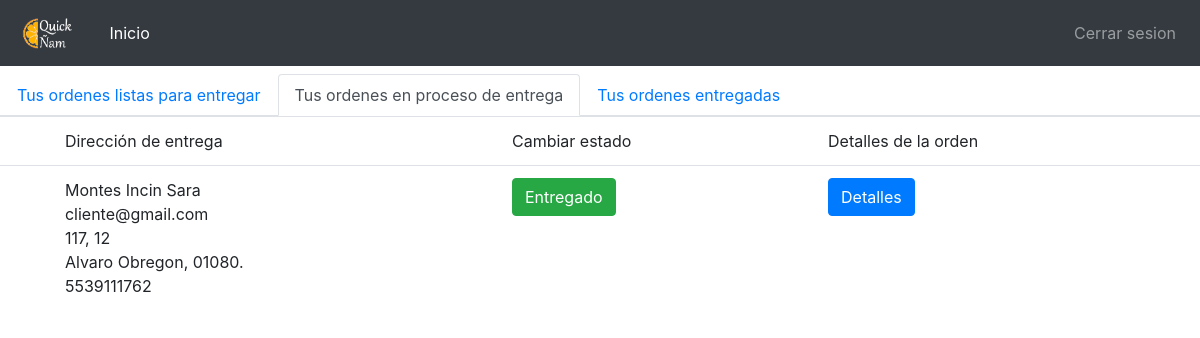
Screenshot of /usuarios/repartidor/proceso-entrega/ (signed in) with the database file from the repository.
### cliente/models.py (models this page shows)
class Orden(models.Model):
    user = models.ForeignKey(Cliente, blank=True, null=True, on_delete=models.CASCADE)
    order_id = models.CharField(unique=True, max_length=120, default='abc')
    ubicacion = models.ForeignKey(Ubicacion, on_delete=models.CASCADE, blank=True)
    carrito = models.OneToOneField(Carrito, on_delete=models.CASCADE)
    estado = models.IntegerField(default = 0, choices=ORDER_STATUS, blank=True)
    fecha = models.DateTimeField(auto_now_add=True)
    total = models.DecimalField(default=1000.0, max_digits=300, decimal_places=2)

### usuarios/models.py (models this page shows)
class Cliente(models.Model):
    user = models.OneToOneField(User, on_delete=models.CASCADE)
    telefono = models.CharField(max_length=14)
    tipo=models.IntegerField(default=2)

class Ubicacion(models.Model):
    cliente = models.ForeignKey(Cliente, on_delete=models.CASCADE)
    delegacion = models.CharField(max_length=50)
    calle = models.CharField(max_length=255)
    numero = models.CharField(max_length=5)
    cp = models.CharField(max_length= 5)

### usuarios/views.py (the view)
# urls.py: path("repartidor/proceso-entrega/", views.ProcesoEntrega.as_view(), name="proceso_entrega"),
class ProcesoEntrega(View):
    template = "repartidor_entregas.html"
    def get(self, request):
        ordenes = Orden.objects.filter(estado = 2)
        productos = ArticuloCarrito.objects.all()
        contexto = {"pedidos": ordenes, "productos" : productos}
        return render(request, self.template,contexto)

### templates/repartidor_entregas.html (shortened to what this page needs)
{% extends 'base_repartidor.html' %}
    {% load bootstrap4 %}
    {% load static %}
{% block body_content %}
    {%if user.is_authenticated%}
<ul class="nav nav-tabs" id="myTab" role="tablist">
	<li>
    <a class="nav-link" href="{% url 'usuarios:inicio_repartidor'%}" >   Tus ordenes listas para entregar</a>
  </li>
  <li class="nav-item">
    <a class="nav-link active" id="home-tab" data-toggle="tab" href="#home" role="tab" aria-controls="home" aria-selected="true">Tus ordenes en proceso de entrega</a>
  </li>
  <li>
    <a class="nav-link" href="{% url 'usuarios:entregada'%}" >   Tus ordenes entregadas</a>
  </li>
</ul>
{% if pedidos%}
<div class="tab-content">
  <div class="tab-pane active" id="home" role="tabpanel" aria-labelledby="home-tab">
  	<table class="table table-hover">
		<thead>
			<tr>
				<td></td>
				<td>Dirección de entrega</td>
				<td>Cambiar estado</td>
				<td>Detalles de la orden</td>
			</tr>
		</thead>
		<tbody>
				{%for pedido in pedidos%}
					<tr>
							<td></td>
							<td>
									{{pedido.user.user.last_name}} {{pedido.user.user.first_name}} <br>
									{{pedido.user.user.email}} <br>
									{{pedido.ubicacion.calle}}, {{pedido.ubicacion.numero}}<br>
									{{pedido.ubicacion.delegacion}}, {{pedido.ubicacion.cp}}.<br>
									{{pedido.user.telefono}}
						</td>
							<td>
								<button class="btn btn-success"  onclick="modificar_estado('{{pedido.id}}')">Entregado</button>
							</td>
							<td>
							<a class="btn btn-primary" href="{%url 'usuarios:ver_pedido' pedido.id%}">Detalles</a>
						</td>
					</tr>
				{% endfor %}
		</tbody>
	</table>
	{%else%}
	<h2>No hay pedidos para entregar</h2>
						{% endif %}
  </div>
</div>
	{% endif %}
{% endblock body_content%}

### rows the page displays
Orden: user.user.last_name "Montes Incin", user.user.first_name "Sara", user.user.email "cliente@gmail.com", ubicacion.calle "117", ubicacion.numero "12", ubicacion.delegacion "Alvaro Obregon", ubicacion.cp "01080", user.telefono "5539111762"
